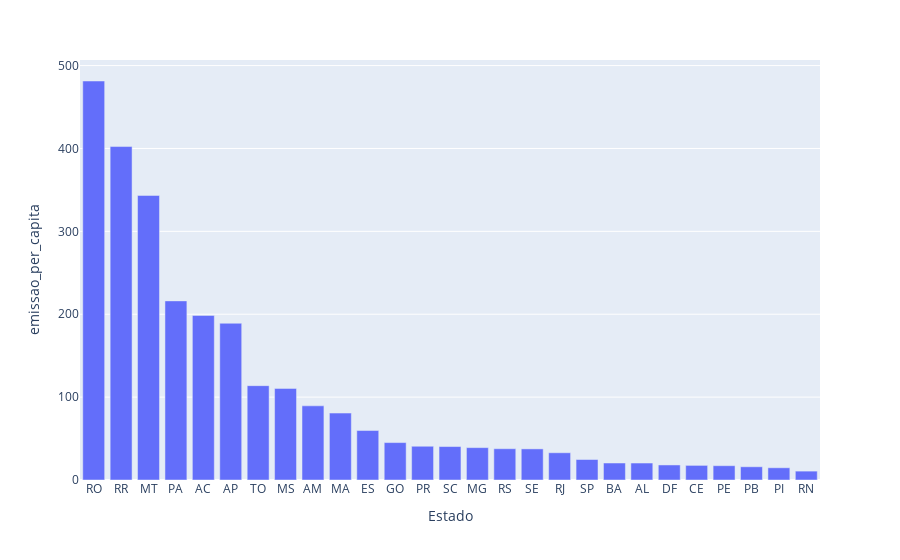

The code cell stored with this chart in its notebook:
### Code cell
px.bar(data_frame = dados_agrupados, x = 'Estado', y='emissao_per_capita')

### Figure 1 — Plotly figure (JSON) as saved in the notebook; plotly's stock layout.template omitted (floating-point values rounded to 4 significant figures)
{"data": [{"alignmentgroup": "True", "hovertemplate": "Estado=%{x}<br>emissao_per_capita=%{y}<extra></extra>", "legendgroup": "", "marker": {"color": "#636efa", "pattern": {"shape": ""}}, "name": "", "offsetgroup": "", "orientation": "v", "showlegend": false, "textposition": "auto", "type": "bar", "x": ["RO", "RR", "MT", "PA", "AC", "AP", "TO", "MS", "AM", "MA", "ES", "GO", "PR", "SC", "MG", "RS", "SE", "RJ", "SP", "BA", "AL", "DF", "CE", "PE", "PB", "PI", "RN"], "xaxis": "x", "y": [481.4, 402.3, 343.3, 216.1, 198.6, 189.1, 113.8, 110.5, 89.48, 80.76, 59.7, 45.15, 40.73, 40.36, 39.07, 37.75, 37.54, 32.87, 24.74, 20.5, 20.47, 18.14, 17.62, 17.26, 15.96, 14.75, 10.72], "yaxis": "y"}], "layout": {"barmode": "relative", "legend": {"tracegroupgap": 0}, "margin": {"t": 60}, "xaxis": {"anchor": "y", "domain": [0, 1], "title": {"text": "Estado"}}, "yaxis": {"anchor": "x", "domain": [0, 1], "title": {"text": "emissao_per_capita"}}}}
